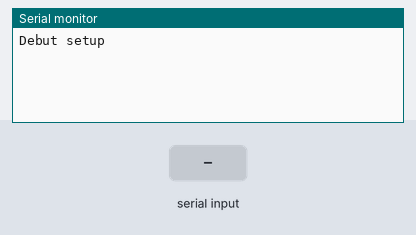
Recording of a sketch running on a simulated Arduino Mega 2560, built with avr-gcc and run on an emulated ATmega2560. Parts: the last lines printed to the serial monitor. The test bench sets the inputs (shaded band).

Above: at 5.2 s.
5.3 s: "ButtonRecuCapteur" received over Serial
At 6.9 s:
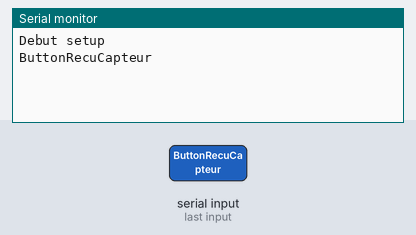
7.8 s: "1" received over Serial
At 9.4 s:
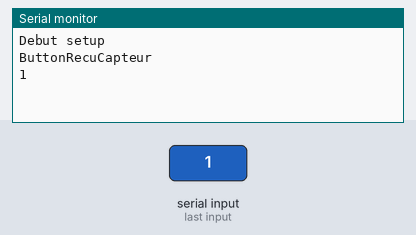

The sketch:

Lora.ino
```cpp
#include <SoftwareSerial.h>   //Software Serial Port

#define RxD 2 // ou A10 sur Mega
#define TxD 3 // ou A11 sur Mega
#define vitesse_arduino 9600
#define vitesse_bluetooth 9600

SoftwareSerial loraSerial(RxD,TxD);

String recvChar;
String emitChar;
String commande_bluetooth;

/* Basic AT Commands :
AT+ID // Read all, DevAddr(ABP), DevEui(OTAA), AppEui(OTAA)
AT+ID=DevAddr // Read DevAddr
AT+ID=DevEui // Read DevEui
AT+ID=AppEui // Read AppEui
AT+ID=DevAddr,"devaddr" // Set new DevAddr
AT+ID=DevEui,"deveui" // Set new DevEui
AT+ID=AppEui,"appeui" // Set new AppEui
AT+KEY=APPKEY,"16 bytes length key" // Change application session key
AT+DR=band // Change the Band Plans
AT+DR=SCHEME // Check current band
AT+CH=NUM, 0-7 // Enable channel 0~7
AT+MODE="mode" // Select work mode: LWOTAA, LWABP or TEST
AT+JOIN // Send JOIN request
AT+MSG="Data to send" // Use to send string format frame which is no need to be confirmed by the server
AT+CMSG="Data to send" // Use to send string format frame which must be confirmed by the server
AT+MSGHEX="xx xx xx xx" // Use to send hex format frame which is no need to be confirmed by the server
AT+CMSGHEX="xx xx xx xx" // Use to send hex format frame which must be confirmed by the server
*/

void setup()
{
  Serial.begin(vitesse_arduino);
  pinMode(RxD, INPUT);
  pinMode(TxD, OUTPUT);

  Serial.println("Debut setup");
  loraSerial.begin(vitesse_bluetooth);
  loraSerial.flush();
  loraSerial.print("AT");
  Serial.println(loraSerial.readString());
  loraSerial.print("AT+ID");
  Serial.println(loraSerial.readString());

  delay(2000);
  loraSerial.flush();
}

void loop()
{

  if(loraSerial.available()>0)
  {
     recvChar = loraSerial.readString();
     int lenghtChar=recvChar.length();
//     Serial.print("longeur chaine : ");
//     Serial.println(lenghtChar);
//     Serial.print("Chaine de base : ");
//     Serial.println(recvChar);

     recvChar.remove(lenghtChar-2);
//     Serial.print("chaine sans saut : ");
//     Serial.println(recvChar);

    commande_bluetooth = recvChar;
//    Serial.print("commande ble : ");
//    Serial.println(commande_bluetooth);
//    Serial.print("longeur ble : ");
//    Serial.println(commande_bluetooth.length());

//    Serial.print(loraSerial.read());
//    Serial.write(loraSerial.read());
  }
  if(Serial.available()>0)
  {
    emitChar  = Serial.readString();
    Serial.println(emitChar);
    loraSerial.print(emitChar);
//    loraSerial.write(Serial.read());
//    loraSerial.print(Serial.read());
  }
  if(commande_bluetooth.equalsIgnoreCase("ButtonRecuCapteur"))
  {
    Serial.println("Emission vers le telephone");
    emitChar="&";
    emitChar=emitChar+"Valeur 1";
    emitChar=emitChar+"%";
    loraSerial.print(emitChar);
    commande_bluetooth="";
  }
}
```

Measured:
- after the input at 5.3 s, the serial monitor: prints a new line after 1.0 s (image 1)
- after the input at 7.8 s, the serial monitor: prints a new line after 1.0 s (image 2)
